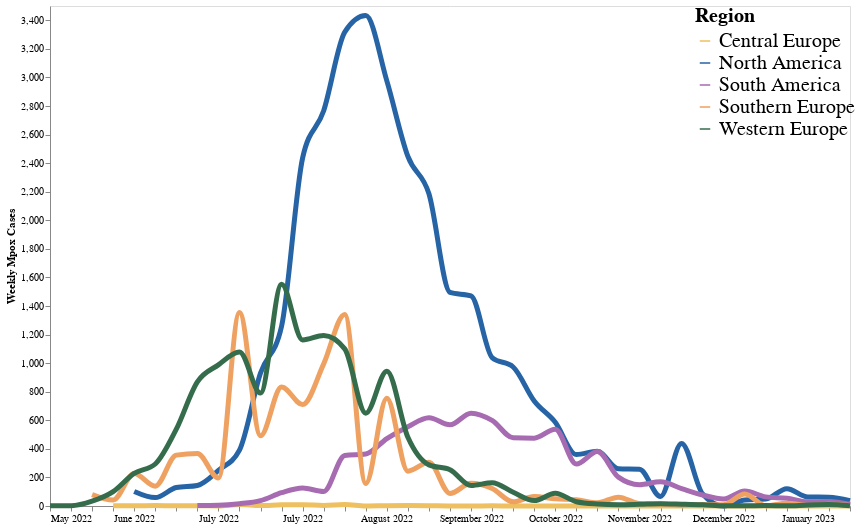

Source (notebook cell):
### Code cell
alt.Chart(weekly_count_region).mark_line(interpolate = "monotone", size =5).encode(
    alt.X("date:T", axis=alt.Axis( title="", grid=False, format="%B %Y")),
    alt.Y("cases", axis=alt.Axis( grid=False, title = "Weekly Mpox Cases")), 
    alt.Color("region:N", scale=alt.Scale(domain = domain, range=range_), legend=alt.Legend(title = "Region", orient = "right",offset = -165, labelFontSize = 20, titleFontSize = 20, symbolSize = 110))).properties(
    width = 800,
    height = 500
)

### Figure 1 — Vega-Lite specification as saved in the notebook (floating-point values rounded to 4 significant figures; data arrays with more than 128 entries replaced by an {"elided": "..."} marker saying what was removed)
{"config": {"view": {"continuousWidth": 400, "continuousHeight": 300}}, "data": {"name": "data-f527ab2f0f3a0a88977b182b89ab5a0d"}, "mark": {"type": "line", "interpolate": "monotone", "size": 5}, "encoding": {"color": {"field": "region", "legend": {"labelFontSize": 20, "offset": -165, "orient": "right", "symbolSize": 110, "title": "Region", "titleFontSize": 20}, "scale": {"domain": ["Central Europe", "North America", "South America", "Southern Europe", "Western Europe"], "range": ["#EEC060", "#2664A5", "#A76BB1", "#EEA160", "#356D4C"]}, "type": "nominal"}, "x": {"axis": {"format": "%B %Y", "grid": false, "title": ""}, "field": "date", "type": "temporal"}, "y": {"axis": {"grid": false, "title": "Weekly Mpox Cases"}, "field": "cases", "type": "quantitative"}}, "height": 500, "width": 800, "$schema": "https://vega.github.io/schema/vega-lite/v4.17.0.json", "datasets": {"data-f527ab2f0f3a0a88977b182b89ab5a0d": {"elided": "179 records"}}}
